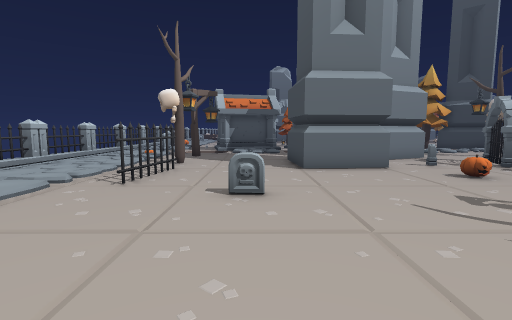
[1] (above)

22 first-person views from a walk through a 3-D level made in the Godot game engine. The camera is 1.3 m above the floor, tilts 6° down and sees 85° across. The floor is counted in squares, 1 m on a side. Each view is taken from the middle of a square. On the plan, view 1 faces up. The plan holds only what a view shows up to about 13 squares ahead; the rest is blank. The place goes on beyond the plan. Characters and animated objects are left out.

[2]
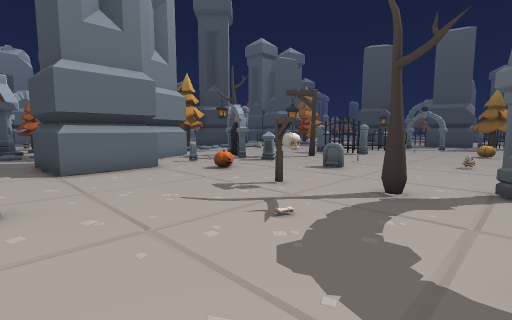

[3]
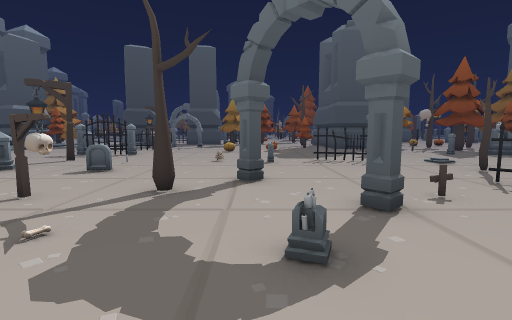

[4]
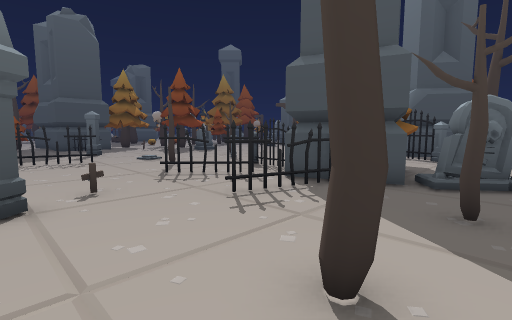

[5]
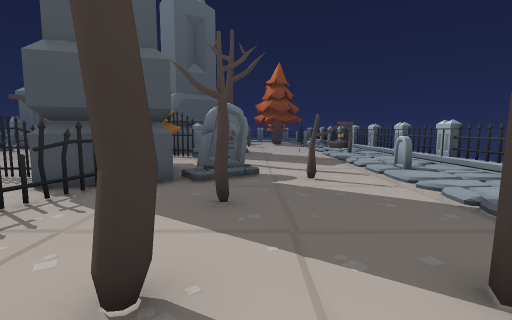

[6]
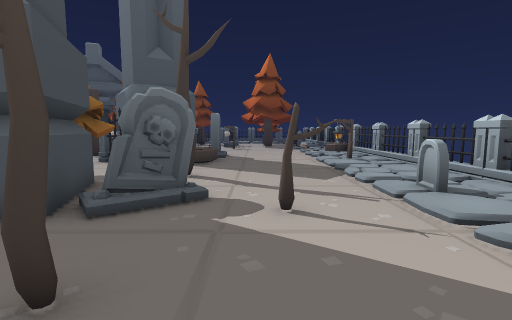

[7]
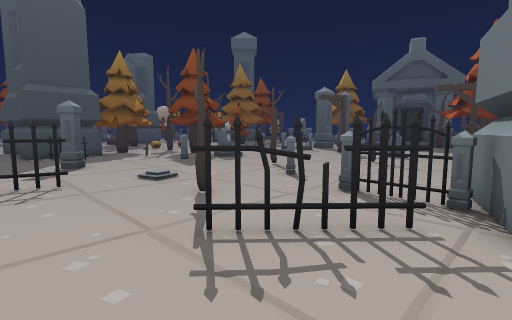

[8]
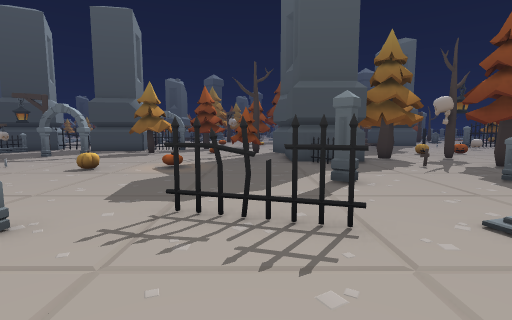

[9]
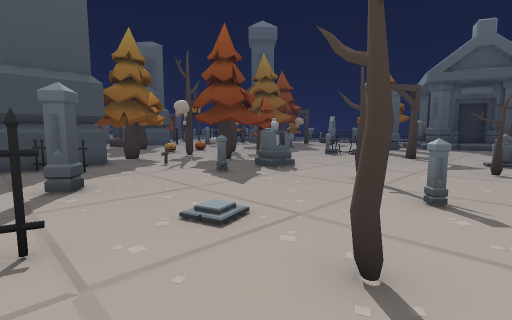

[10]
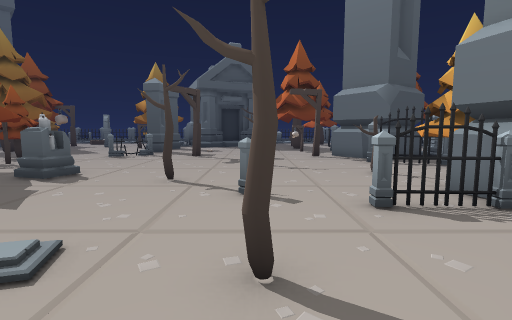

[11]
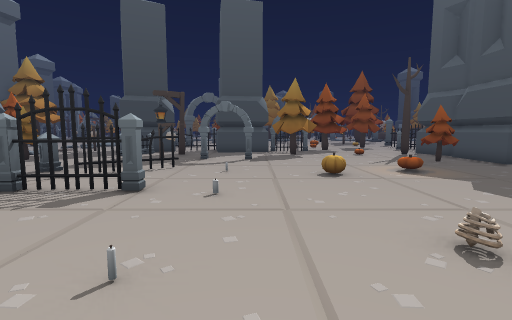

[12]
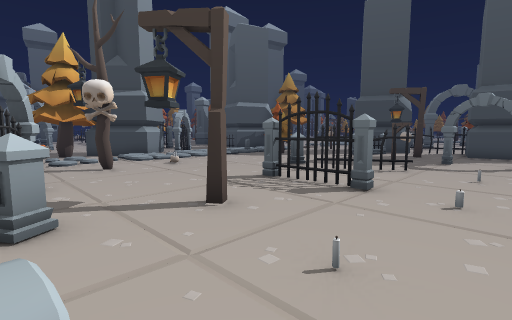

[13]
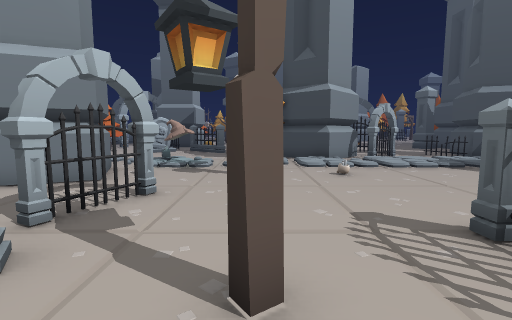

[14]
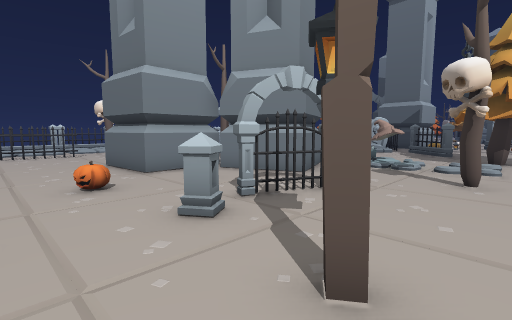

[15]
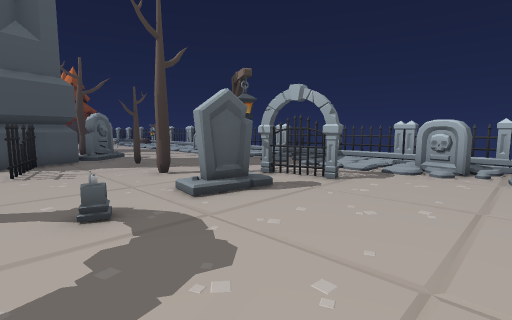

[16]
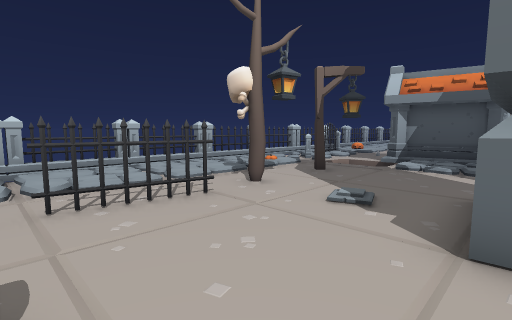

[17]
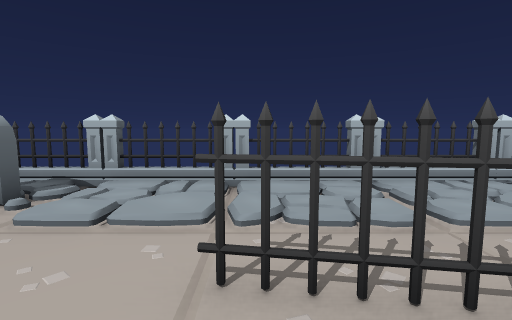

[18]
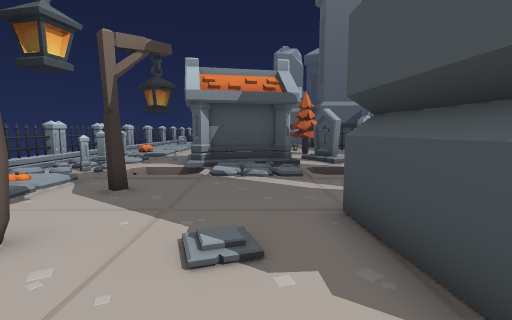

[19]
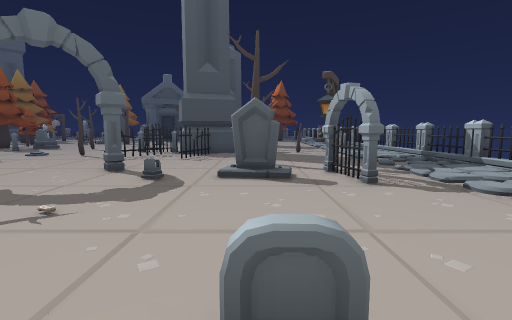

[20]
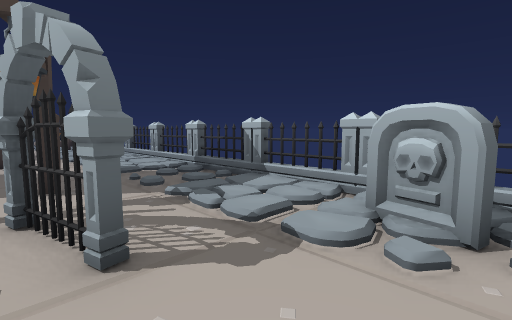

[21]
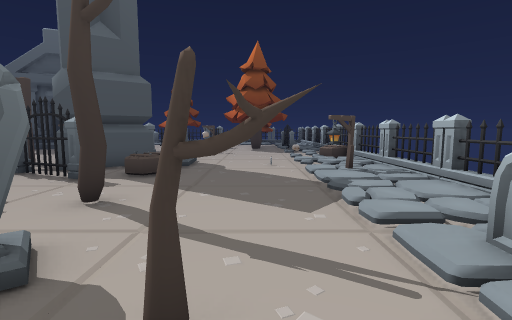

[22]
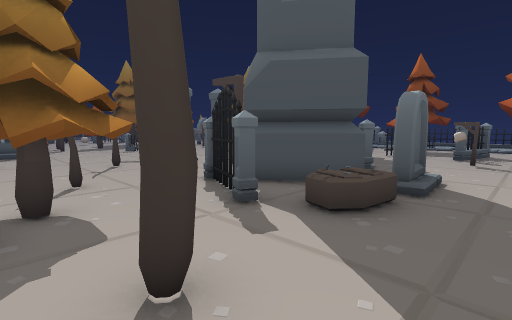

### Floor plan
Key: @ floor where view 1 was taken; # wall or solid block; x gap in a wall; . main floor; : floor 0.25 m higher than the main floor; / step, stairs or slope; = window, fence, low wall or low ledge; ^ raised ledge; v drop or lower ground; F fence; T tree; H thing the floor can be seen under or through; M tombstone; B bones; S skull; L lantern; P pine tree; C coffin; I pillar; U pumpkin; A candle; O other object.
Columns run from 8 left of view 1 to 23 right of it. Each row starts with its distance up from view 1.
 19 FF#:..####.M     ..P/P#####   ##
 18 FF#.  ##..v     /O.//  #.:/:::
 17 FF#.   /::     //O/..///:.///:
 16  F .   /::     #/:/:.//::::::
 15 F:/:.......    #............ P
 14  F//.L.....T   #....T....... PP
 13  F//.......  ###.............
 12 FF/:......####................
 11 FF//.T....###....HH.......^...
 10 FF:/......###..=.H...........
  9 FF::.H...........x.....#.H...
  8 FF//.H........O..#..L..x..H..S..
  7 FF//.H.................#...H....
  6 FF/:....M.....................#.
  5 FF//.............M..............
  4 FF::.........S................#
  3 FFM........B...................
  2 FFM/..........T................
  1 FFM/...........................
  0 FF::.#..@......#..............
 -1 FF//.##/M/................U....
 -2 FF//..#......#.................
 -3 FF//................H.......PP
 -4 F../.L..T...........H.......PP.
 -5 FF./................H..........
 -6 FF::.......H...H.......I...=###
 -7 FF//....T..H..H..T........=.#
 -8 FF//.......HH...............#
 -9 FF/:.T...##HH...............PPP
-10 FF//...MM.####HH..........=.PPP
-11 FF:M...M..#  #...#.....#....PP
-12 FF::......#PP......T.....PP...
-13 FF//....T.PPP.T........A.PPP.T
-14 FF//.......P.T.......... PP ..
-15 FF/:....................
-16 FFLL......##.....T.......
-17 FF::....C.###.............
-18 F//.....M.###....M........ PPP

Positions as (right, up) in squares from view 1, and headings:
1: (0, 0), facing up
2: (0, 0), facing up-right
3: (0, 0), facing right
4: (-1, -2), facing down-right
5: (-1, -2), facing down
6: (-2, -5), facing down
7: (4, -4), facing down-right
8: (8, -4), facing right
9: (8, -5), facing down-right
10: (9, -5), facing down
11: (9, 4), facing right
12: (9, 4), facing up-right
13: (12, 6), facing up
14: (13, 6), facing up-left
15: (4, 4), facing down-left
16: (2, 6), facing up-left
17: (-1, 7), facing left
18: (0, 8), facing up
19: (0, 7), facing down
20: (-2, 3), facing down-left
21: (-3, -8), facing down
22: (-2, -12), facing down-right
